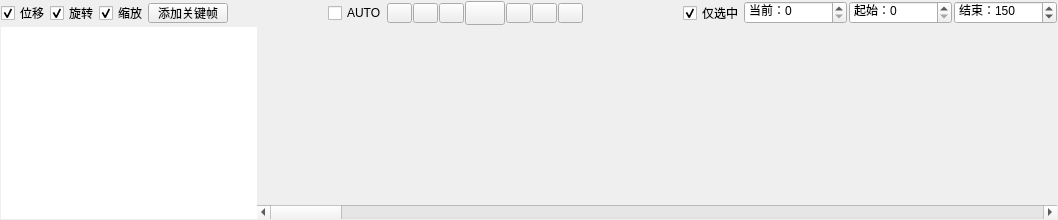
  <widget class="QDockWidget" name="dockWidget_animationEditor">
   <property name="autoFillBackground">
    <bool>true</bool>
   </property>
   <property name="windowTitle">
    <string>动画编辑</string>
   </property>
   <attribute name="dockWidgetArea">
    <number>8</number>
   </attribute>
   <widget class="QWidget" name="dockWidgetContents_4">
    <layout class="QVBoxLayout" name="verticalLayout_3">
     <property name="spacing">
      <number>0</number>
     </property>
     <property name="leftMargin">
      <number>0</number>
     </property>
     <property name="topMargin">
      <number>0</number>
     </property>
     <property name="rightMargin">
      <number>0</number>
     </property>
     <property name="bottomMargin">
      <number>0</number>
     </property>
     <item>
      <layout class="QVBoxLayout" name="verticalLayout_2" stretch="1,0">
       <property name="spacing">
        <number>2</number>
       </property>
       <property name="leftMargin">
        <number>1</number>
       </property>
       <property name="topMargin">
        <number>1</number>
       </property>
       <property name="rightMargin">
        <number>1</number>
       </property>
       <property name="bottomMargin">
        <number>1</number>
       </property>
       <item>
        <widget class="QWidget" name="widget_2" native="true">
         <property name="sizePolicy">
          <sizepolicy hsizetype="Preferred" vsizetype="Fixed">
           <horstretch>0</horstretch>
           <verstretch>0</verstretch>
          </sizepolicy>
         </property>
         <property name="minimumSize">
          <size>
           <width>0</width>
           <height>19</height>
          </size>
         </property>
         <property name="focusPolicy">
          <enum>Qt::ClickFocus</enum>
         </property>
         <layout class="QHBoxLayout" name="horizontalLayout_5">
          <property name="spacing">
           <number>0</number>
          </property>
          <property name="leftMargin">
           <number>0</number>
          </property>
          <property name="topMargin">
           <number>0</number>
          </property>
          <property name="rightMargin">
           <number>0</number>
          </property>
          <property name="bottomMargin">
           <number>0</number>
          </property>
          <item>
           <layout class="QHBoxLayout" name="horizontalLayout_2">
            <item>
             <widget class="QCheckBox" name="checkBoxTrans">
              <property name="text">
               <string>位移</string>
              </property>
              <property name="checked">
               <bool>true</bool>
              </property>
             </widget>
            </item>
            <item>
             <widget class="QCheckBox" name="checkBoxRot">
              <property name="text">
               <string>旋转</string>
              </property>
              <property name="checked">
               <bool>true</bool>
              </property>
             </widget>
            </item>
            <item>
             <widget class="QCheckBox" name="checkBoxScale">
              <property name="text">
               <string>缩放</string>
              </property>
              <property name="checked">
               <bool>true</bool>
              </property>
             </widget>
            </item>
            <item>
             <widget class="QPushButton" name="pushButtonAddKey">
              <property name="sizePolicy">
               <sizepolicy hsizetype="Maximum" vsizetype="Maximum">
                <horstretch>0</horstretch>
                <verstretch>0</verstretch>
               </sizepolicy>
              </property>
              <property name="maximumSize">
               <size>
                <width>80</width>
                <height>20</height>
               </size>
              </property>
              <property name="toolTip">
               <string>&lt;html&gt;&lt;head/&gt;&lt;body&gt;&lt;p&gt;添加关键帧&lt;/p&gt;&lt;p&gt;&lt;span style=&quot; font-style:italic;&quot;&gt;为设定的轨道添加关键帧&lt;/span&gt;&lt;/p&gt;&lt;/body&gt;&lt;/html&gt;</string>
              </property>
              <property name="autoFillBackground">
               <bool>true</bool>
              </property>
              <property name="text">
               <string>添加关键帧</string>
              </property>
             </widget>
            </item>
           </layout>
          </item>
          <item>
           <spacer name="horizontalSpacer_5">
            <property name="orientation">
             <enum>Qt::Horizontal</enum>
            </property>
            <property name="sizeHint" stdset="0">
             <size>
              <width>37</width>
              <height>17</height>
             </size>
            </property>
           </spacer>
          </item>
          <item>
           <widget class="QCheckBox" name="checkBox_autoKey">
            <property name="text">
             <string>AUTO</string>
            </property>
           </widget>
          </item>
          <item>
           <layout class="QHBoxLayout" name="horizontalLayout_3">
            <property name="spacing">
             <number>1</number>
            </property>
            <property name="sizeConstraint">
             <enum>QLayout::SetDefaultConstraint</enum>
            </property>
            <item>
             <widget class="QPushButton" name="firstKeyBtn">
              <property name="sizePolicy">
               <sizepolicy hsizetype="Maximum" vsizetype="Maximum">
                <horstretch>0</horstretch>
                <verstretch>0</verstretch>
               </sizepolicy>
              </property>
              <property name="maximumSize">
               <size>
                <width>25</width>
                <height>20</height>
               </size>
              </property>
              <property name="toolTip">
               <string>&lt;html&gt;&lt;head/&gt;&lt;body&gt;&lt;p&gt;定位到开始帧&lt;/p&gt;&lt;/body&gt;&lt;/html&gt;</string>
              </property>
              <property name="text">
               <string/>
              </property>
              <property name="icon">
               <iconset resource="main.qrc">
                <normaloff>:/EditorRes/res/ico_FirstFrame.png</normaloff>:/EditorRes/res/ico_FirstFrame.png</iconset>
              </property>
             </widget>
            </item>
            <item>
             <widget class="QPushButton" name="preKeyBtn">
              <property name="sizePolicy">
               <sizepolicy hsizetype="Maximum" vsizetype="Maximum">
                <horstretch>0</horstretch>
                <verstretch>0</verstretch>
               </sizepolicy>
              </property>
              <property name="maximumSize">
               <size>
                <width>25</width>
                <height>20</height>
               </size>
              </property>
              <property name="toolTip">
               <string>&lt;html&gt;&lt;head/&gt;&lt;body&gt;&lt;p&gt;定位到前一帧&lt;/p&gt;&lt;/body&gt;&lt;/html&gt;</string>
              </property>
              <property name="text">
               <string/>
              </property>
              <property name="icon">
               <iconset resource="main.qrc">
                <normaloff>:/EditorRes/res/ico_RunFront.png</normaloff>:/EditorRes/res/ico_RunFront.png</iconset>
              </property>
             </widget>
            </item>
            <item>
             <widget class="QPushButton" name="backRunBtn">
              <property name="sizePolicy">
               <sizepolicy hsizetype="Maximum" vsizetype="Maximum">
                <horstretch>0</horstretch>
                <verstretch>0</verstretch>
               </sizepolicy>
              </property>
              <property name="maximumSize">
               <size>
                <width>25</width>
                <height>20</height>
               </size>
              </property>
              <property name="toolTip">
               <string>&lt;html&gt;&lt;head/&gt;&lt;body&gt;&lt;p&gt;向前播放&lt;/p&gt;&lt;/body&gt;&lt;/html&gt;</string>
              </property>
              <property name="text">
               <string/>
              </property>
              <property name="icon">
               <iconset resource="main.qrc">
                <normaloff>:/EditorRes/res/ico_PreFrame.png</normaloff>:/EditorRes/res/ico_PreFrame.png</iconset>
              </property>
             </widget>
            </item>
            <item>
             <widget class="QPushButton" name="pauseBtn">
              <property name="sizePolicy">
               <sizepolicy hsizetype="Maximum" vsizetype="Fixed">
                <horstretch>0</horstretch>
                <verstretch>0</verstretch>
               </sizepolicy>
              </property>
              <property name="minimumSize">
               <size>
                <width>25</width>
                <height>20</height>
               </size>
              </property>
              <property name="maximumSize">
               <size>
                <width>1000000</width>
                <height>1000000</height>
               </size>
              </property>
              <property name="toolTip">
               <string>&lt;html&gt;&lt;head/&gt;&lt;body&gt;&lt;p&gt;暂停&lt;/p&gt;&lt;/body&gt;&lt;/html&gt;</string>
              </property>
              <property name="text">
               <string/>
              </property>
              <property name="icon">
               <iconset resource="main.qrc">
                <normaloff>:/EditorRes/res/ico_Pause.png</normaloff>:/EditorRes/res/ico_Pause.png</iconset>
              </property>
             </widget>
            </item>
            <item>
             <widget class="QPushButton" name="frontRunBtn">
              <property name="sizePolicy">
               <sizepolicy hsizetype="Minimum" vsizetype="Fixed">
                <horstretch>0</horstretch>
                <verstretch>0</verstretch>
               </sizepolicy>
              </property>
              <property name="maximumSize">
               <size>
                <width>25</width>
                <height>20</height>
               </size>
              </property>
              <property name="toolTip">
               <string>&lt;html&gt;&lt;head/&gt;&lt;body&gt;&lt;p&gt;向后播放&lt;/p&gt;&lt;/body&gt;&lt;/html&gt;</string>
              </property>
              <property name="text">
               <string/>
              </property>
              <property name="icon">
               <iconset resource="main.qrc">
                <normaloff>:/EditorRes/res/ico_NextFrame.png</normaloff>:/EditorRes/res/ico_NextFrame.png</iconset>
              </property>
             </widget>
            </item>
            <item>
             <widget class="QPushButton" name="nextKeyBtn">
              <property name="sizePolicy">
               <sizepolicy hsizetype="Maximum" vsizetype="Maximum">
                <horstretch>0</horstretch>
                <verstretch>0</verstretch>
               </sizepolicy>
              </property>
              <property name="maximumSize">
               <size>
                <width>25</width>
                <height>20</height>
               </size>
              </property>
              <property name="toolTip">
               <string>&lt;html&gt;&lt;head/&gt;&lt;body&gt;&lt;p&gt;定位到下一帧&lt;/p&gt;&lt;/body&gt;&lt;/html&gt;</string>
              </property>
              <property name="text">
               <string/>
              </property>
              <property name="icon">
               <iconset resource="main.qrc">
                <normaloff>:/EditorRes/res/ico_RunBack.png</normaloff>:/EditorRes/res/ico_RunBack.png</iconset>
              </property>
             </widget>
            </item>
            <item>
             <widget class="QPushButton" name="lastKeyBtn">
              <property name="sizePolicy">
               <sizepolicy hsizetype="Maximum" vsizetype="Maximum">
                <horstretch>0</horstretch>
                <verstretch>0</verstretch>
               </sizepolicy>
              </property>
              <property name="minimumSize">
               <size>
                <width>0</width>
                <height>0</height>
               </size>
              </property>
              <property name="maximumSize">
               <size>
                <width>25</width>
                <height>20</height>
               </size>
              </property>
              <property name="toolTip">
               <string>&lt;html&gt;&lt;head/&gt;&lt;body&gt;&lt;p&gt;定位到末尾帧&lt;/p&gt;&lt;/body&gt;&lt;/html&gt;</string>
              </property>
              <property name="text">
               <string/>
              </property>
              <property name="icon">
               <iconset resource="main.qrc">
                <normaloff>:/EditorRes/res/ico_LastFrame.png</normaloff>:/EditorRes/res/ico_LastFrame.png</iconset>
              </property>
             </widget>
            </item>
           </layout>
          </item>
          <item>
           <spacer name="horizontalSpacer_4">
            <property name="orientation">
             <enum>Qt::Horizontal</enum>
            </property>
            <property name="sizeHint" stdset="0">
             <size>
              <width>0</width>
              <height>16</height>
             </size>
            </property>
           </spacer>
          </item>
          <item>
           <widget class="QCheckBox" name="checkBoxOnlySelected">
            <property name="text">
             <string>仅选中</string>
            </property>
            <property name="checked">
             <bool>true</bool>
            </property>
           </widget>
          </item>
          <item>
           <layout class="QHBoxLayout" name="horizontalLayout_4">
            <property name="spacing">
             <number>2</number>
            </property>
            <item>
             <widget class="IntEditingSpinBox" name="spinBox_currentTime">
              <property name="prefix">
               <string>当前：</string>
              </property>
              <property name="maximum">
               <number>1000000000</number>
              </property>
             </widget>
            </item>
            <item>
             <widget class="IntEditingSpinBox" name="spinBox_minTime">
              <property name="prefix">
               <string>起始：</string>
              </property>
              <property name="maximum">
               <number>1000000000</number>
              </property>
             </widget>
            </item>
            <item>
             <widget class="IntEditingSpinBox" name="spinBox_maxTime">
              <property name="prefix">
               <string>结束：</string>
              </property>
              <property name="maximum">
               <number>1000000000</number>
              </property>
              <property name="value">
               <number>150</number>
              </property>
             </widget>
            </item>
           </layout>
          </item>
         </layout>
        </widget>
       </item>
       <item>
        <widget class="QSplitter" name="splitter">
         <property name="orientation">
          <enum>Qt::Horizontal</enum>
         </property>
         <property name="handleWidth">
          <number>0</number>
         </property>
         <widget class="AnimationTree" name="animationTree">
          <property name="sizePolicy">
           <sizepolicy hsizetype="Expanding" vsizetype="Expanding">
            <horstretch>0</horstretch>
            <verstretch>0</verstretch>
           </sizepolicy>
          </property>
          <property name="minimumSize">
           <size>
            <width>0</width>
            <height>0</height>
           </size>
          </property>
          <property name="maximumSize">
           <size>
            <width>16777215</width>
            <height>16777215</height>
           </size>
          </property>
          <property name="baseSize">
           <size>
            <width>0</width>
            <height>0</height>
           </size>
          </property>
          <property name="frameShape">
           <enum>QFrame::NoFrame</enum>
          </property>
          <property name="editTriggers">
           <set>QAbstractItemView::NoEditTriggers</set>
          </property>
          <property name="indentation">
           <number>10</number>
          </property>
         </widget>
         <widget class="QWidget" name="layoutWidget">
          <layout class="QVBoxLayout" name="verticalLayout">
           <item>
            <widget class="UiTickMgr" name="timeLineEditor" native="true">
             <property name="sizePolicy">
              <sizepolicy hsizetype="Expanding" vsizetype="Expanding">
               <horstretch>0</horstretch>
               <verstretch>0</verstretch>
              </sizepolicy>
             </property>
             <property name="minimumSize">
              <size>
               <width>800</width>
               <height>0</height>
              </size>
             </property>
             <property name="baseSize">
              <size>
               <width>0</width>
               <height>0</height>
              </size>
             </property>
             <property name="focusPolicy">
              <enum>Qt::ClickFocus</enum>
             </property>
            </widget>
           </item>
           <item>
            <widget class="QScrollBar" name="horizontalScrollBar">
             <property name="sizePolicy">
              <sizepolicy hsizetype="Expanding" vsizetype="Fixed">
               <horstretch>0</horstretch>
               <verstretch>0</verstretch>
              </sizepolicy>
             </property>
             <property name="baseSize">
              <size>
               <width>0</width>
               <height>0</height>
              </size>
             </property>
             <property name="focusPolicy">
              <enum>Qt::ClickFocus</enum>
             </property>
             <property name="orientation">
              <enum>Qt::Horizontal</enum>
             </property>
            </widget>
           </item>
          </layout>
         </widget>
        </widget>
       </item>
      </layout>
     </item>
    </layout>
   </widget>
  </widget>
